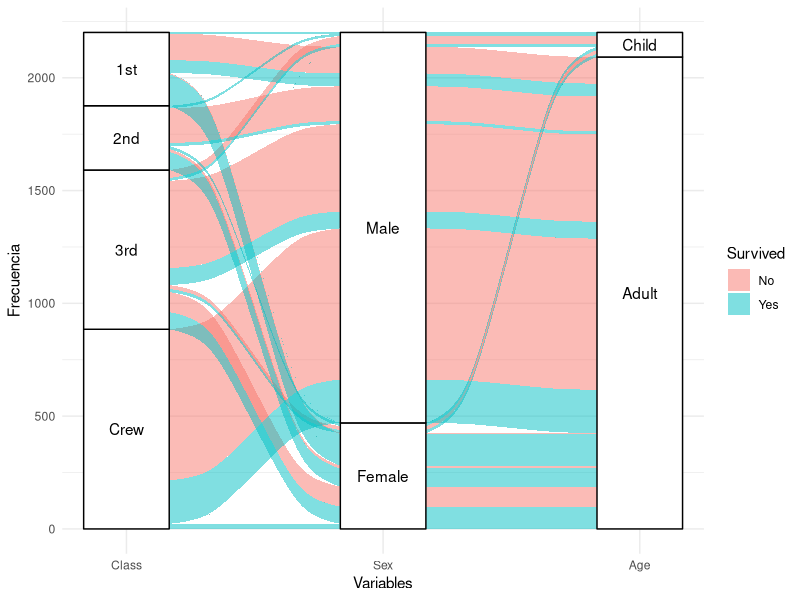
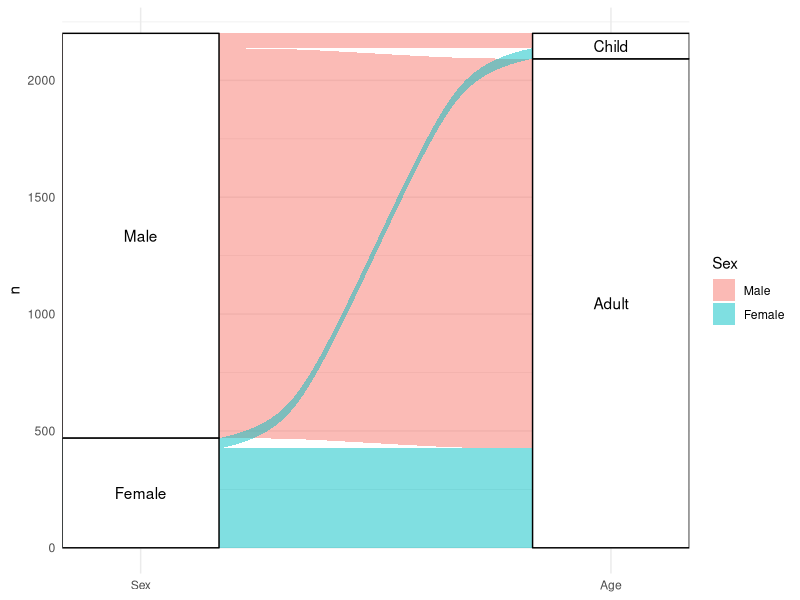
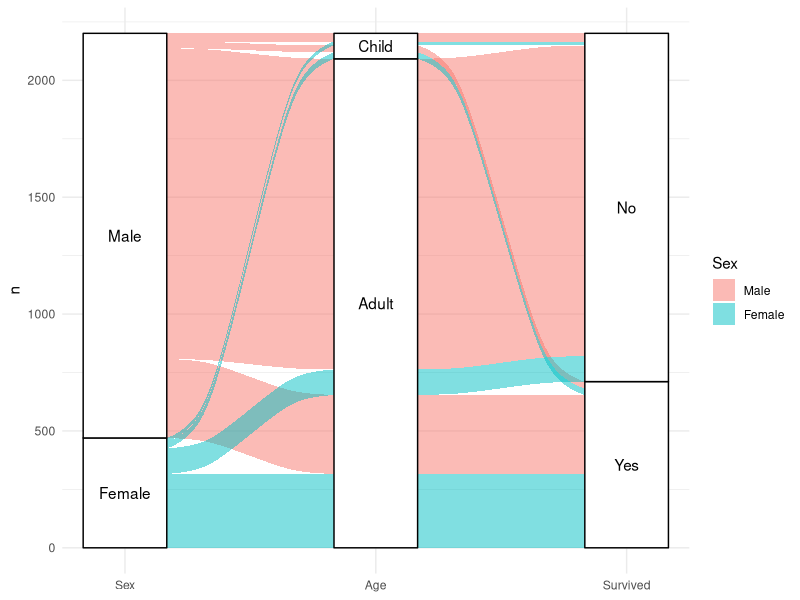

These figures' R source, in order:
# Alluvial con ggplot2
library(ggplot2)
library(datasets)
library(ggalluvial)
library(dplyr)

tit <- data.frame(Titanic)

# PLOT 1
ggplot(data = tit,
       aes(axis1 = Class, axis2 = Sex, axis3 = Age,
           y = Freq)) +
    scale_x_discrete(limits = c("Class", "Sex", "Age"), expand = c(.1, .05)) +
    xlab("Variables") + ylab("Frecuencia")+
    geom_alluvium(aes(fill = Survived)) +
    geom_stratum()  +
    theme_minimal() + geom_text(stat = "stratum", infer.label = TRUE)

# PLOT 2
group1 <- tit %>% group_by(Sex,Age) %>% summarise(n=sum(Freq))
ggplot(data=group1,
       aes(axis1=Sex, axis2=Age, y=n)) +
    scale_x_discrete(limits=c("Sex","Age"), expand=c(0.1,0.05)) +
    geom_alluvium(aes(fill=Sex)) +
    geom_stratum()+
    geom_text(stat="stratum",infer.label=TRUE)+ theme_minimal()

# PLOT 3

group2 <- tit %>% group_by(Sex,Age,Survived) %>% summarise(n=sum(Freq))
ggplot(data=group2,
       aes(axis1=Sex, axis2=Age,axis3=Survived, y=n)) +
    scale_x_discrete(limits=c("Sex","Age","Survived"), expand=c(0.1,0.05)) +
    geom_alluvium(aes(fill=Sex)) +
    geom_stratum()+
    geom_text(stat="stratum",infer.label=TRUE)+ theme_minimal()







